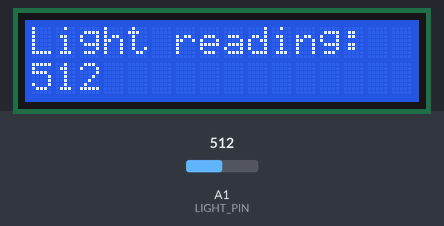
Simulated run of this sketch. Board: Arduino Uno, built with avr-gcc and run on an emulated ATmega328P. Parts: 16×2 character LCD. Inputs (shaded band) come from the test bench; at power-on: A1 (LIGHT_PIN) = 512.

Above: at 1.2 s.
1.3 s: A1 (LIGHT_PIN) set to 716
At 2.2 s:
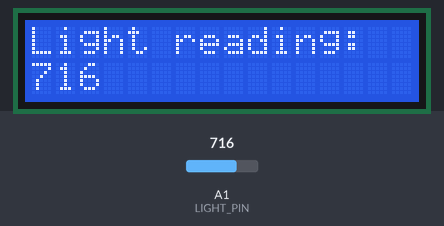
2.8 s: A1 (LIGHT_PIN) set to 900
At 4.0 s:
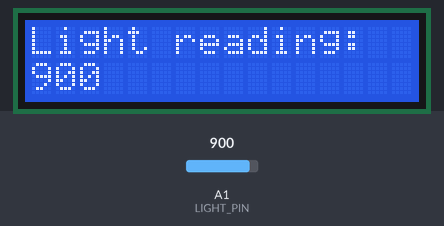
4.3 s: A1 (LIGHT_PIN) set to 1023
At 4.9 s:
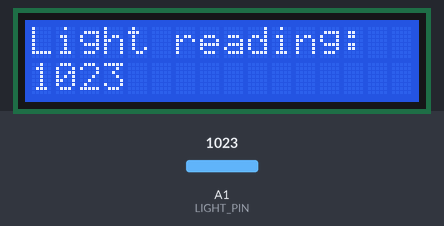
Timing chart, 0 to 7.3 s (numbered marks = the images above; inputs shaded):
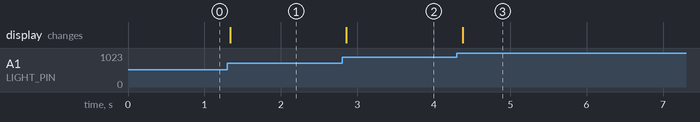

The sketch:

Challenge03_LightReading.ino
```cpp
// Complete example solution for Lesson17, challenge 03.
#include <LiquidCrystal.h>
LiquidCrystal lcd(7, 6, 5, 4, 3, 2);
const int LIGHT_PIN = A1;
void setup() {
  lcd.begin(16, 2);
}
void loop() {
  int value = analogRead(LIGHT_PIN);
  lcd.setCursor(0, 0);
  lcd.print("Light reading:  ");
  lcd.setCursor(0, 1);
  lcd.print(value);
  lcd.print("     ");
  delay(250);
}
```

Measured:
- after the input at 1.3 s, the display: changes at once (image 1)
- after the input at 2.8 s, the display: changes after 0.06 s (image 2)
- after the input at 4.3 s, the display: changes after 0.08 s (image 3)
